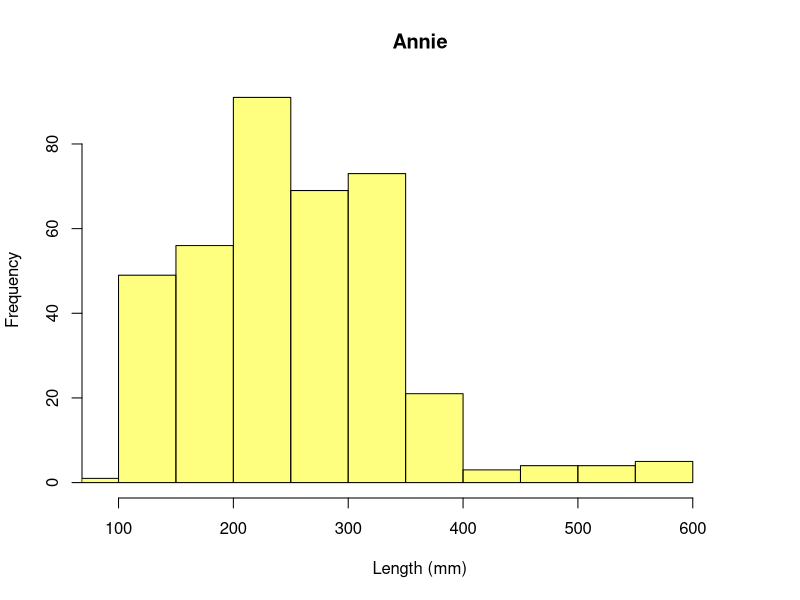
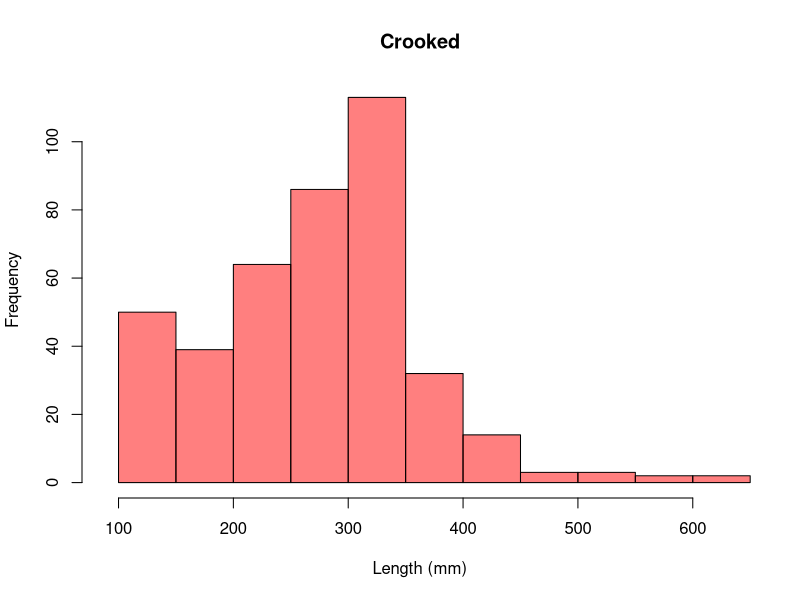
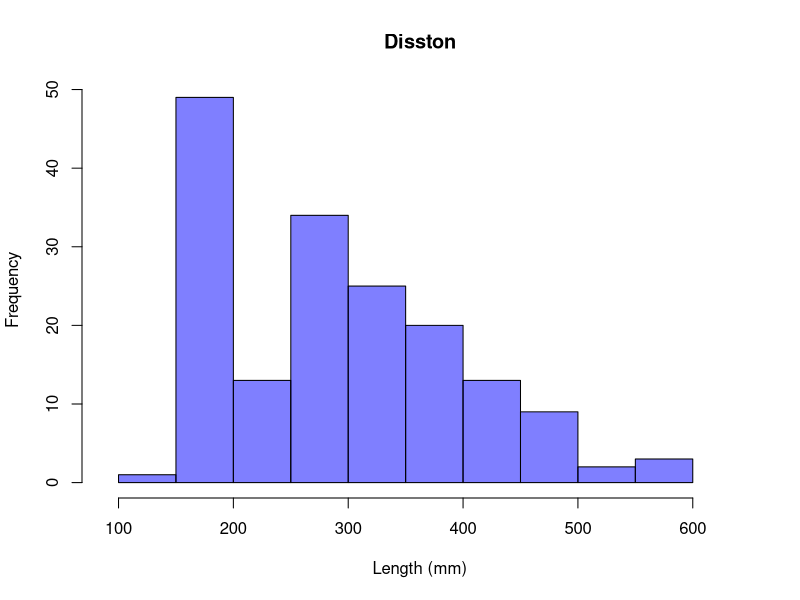
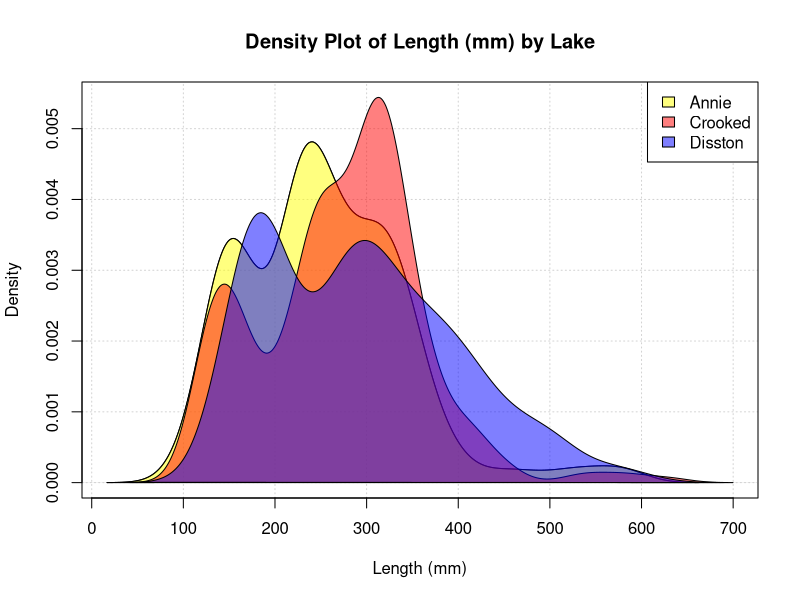
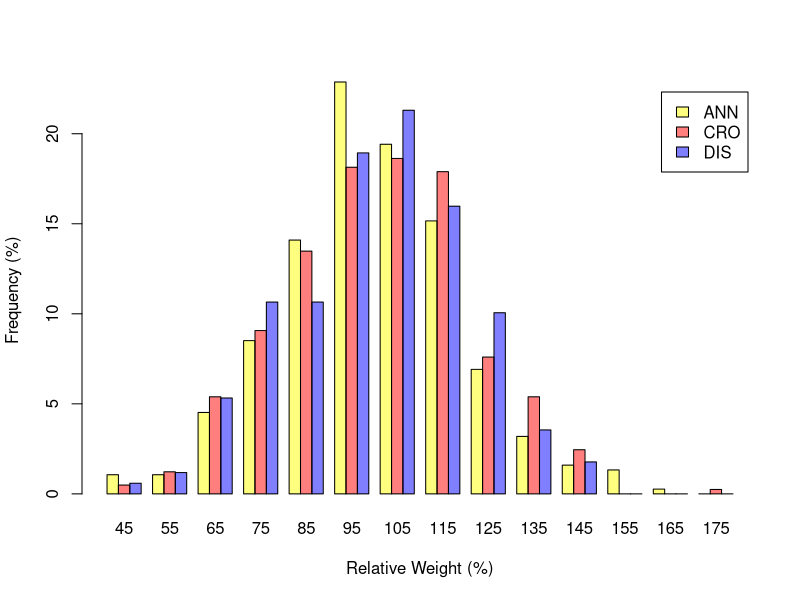
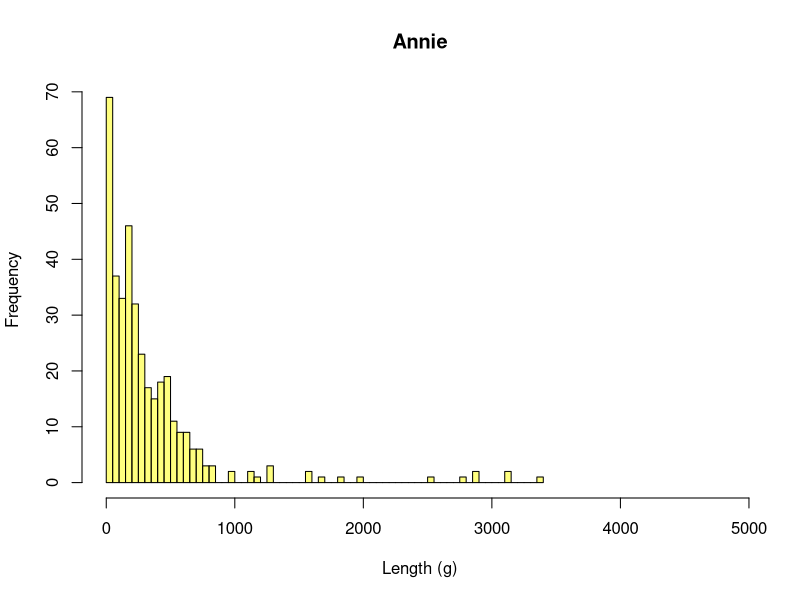
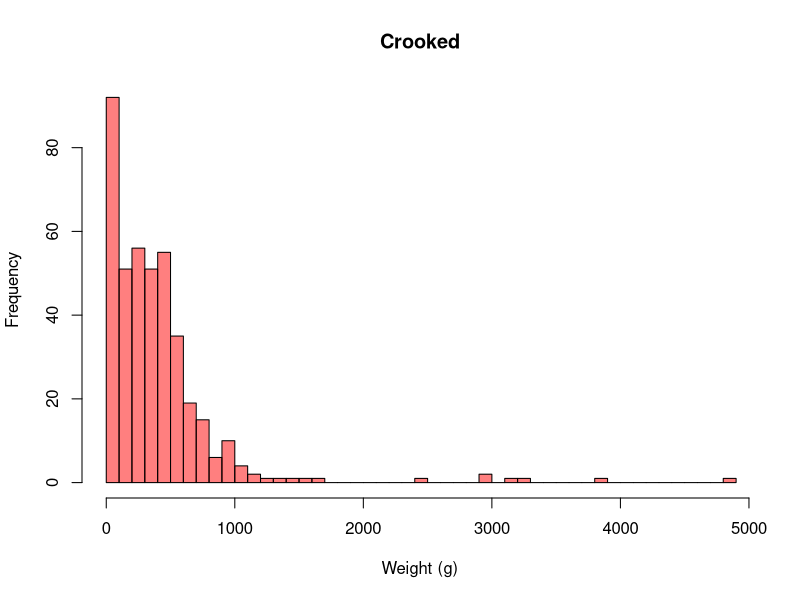
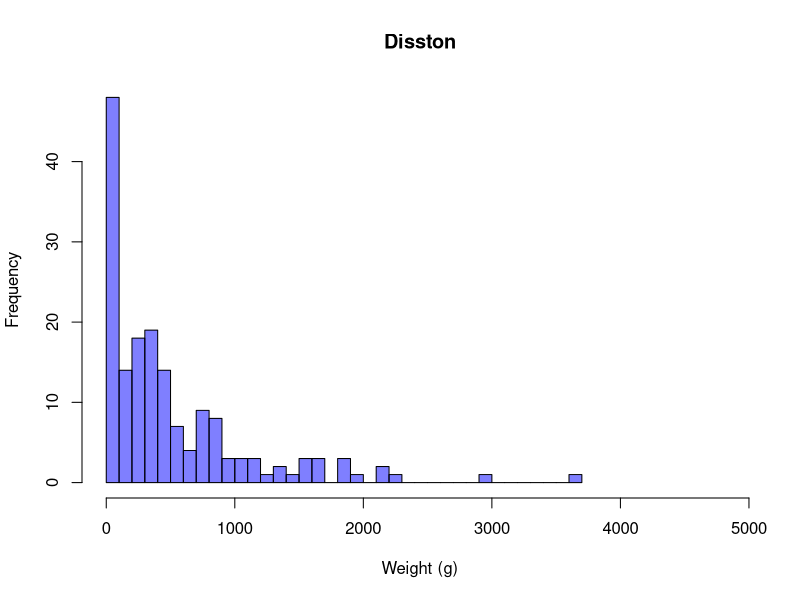

Generate these figures, in order, with R:
## ---- chunk 1
setwd("/workspaces/schooling/population_dynamics/lab_1/") 
lfdata <- read.table("data/LMB_size_structure.txt", header=T, sep="") 
head(lfdata)
## ---- chunk 2
# a nice function from Prof. Siders
col2rgbA<-function(color,transparency)
{
  rgb(t(col2rgb(color))/255,alpha=transparency) 
}

# get colors for our lakes (Annie, Crooked, and Disston)
col.lk <- col2rgbA(c('yellow','red','blue'), 0.5)
## ---- chunk 3
with(
    lfdata, {
        xlim=range(TL)
        hist(
            TL[Lake=="ANN"], main="Annie", col=col.lk[1],
            xlim=xlim, xlab="Length (mm)"
        )
        hist(
            TL[Lake=="CRO"], main="Crooked", col=col.lk[2],
            xlim=xlim, xlab="Length (mm)"
        )
        hist(
            TL[Lake=="DIS"], main="Disston", col=col.lk[3],
            xlim=xlim, xlab="Length (mm)"
        )
    }
)
## ---- chunk 4
with(
    lfdata, {
        densAnn <- density(TL[Lake=="ANN"])
        densCro <- density(TL[Lake=="CRO"])
        densDis <- density(TL[Lake=="DIS"])
        xlim <- range(densAnn$x, densCro$x, densDis$x)
        ylim <- range(densAnn$y, densCro$y, densDis$y)
        plot(
            densAnn, xlim=xlim, ylim=ylim, xlab="Length (mm)",
            main="Density Plot of Length (mm) by Lake",
            panel.first = grid() 
        )
        polygon(densAnn, density=-1, col=col.lk[1])
        polygon(densCro, density=-1, col=col.lk[2])
        polygon(densDis, density=-1, col=col.lk[3])
    }
)
legend("topright", legend=c("Annie","Crooked","Disston"),
       fill=col.lk)
## ---- chunk 5
lfdata$sizegrp <- cut(
    lfdata$TL, breaks=c(0, 200, 300, 380, 450, Inf),
    labels=c("S","Q","P","M","T"), right=FALSE
)
head(lfdata)
## ---- chunk 6
size_groups_by_lake <- xtabs(~sizegrp+Lake, data=lfdata)
size_groups_by_lake
## ---- chunk 7
prop_by_lake <- prop.table(size_groups_by_lake, margin=2)
prop_by_lake
## ---- chunk 8
size_groups <- xtabs(~sizegrp, data=lfdata)
size_groups
## ---- chunk 9
prop_overall <- prop.table(size_groups)
prop_overall
## ---- chunk 10
sweep(prop_by_lake, 1, prop_overall, "-")
## ---- chunk 11
chisq.test(lfdata$Lake, lfdata$sizegrp) 
## ---- chunk 12
do_chisq_test <- function(lakes) {
    mask <- lfdata$Lake %in% lakes
    pairwise <- lfdata[mask,]
    chisq.test(
        pairwise$Lake,
        pairwise$sizegrp
    )
}

do_chisq_test(c("ANN", "CRO"))
## ---- chunk 13
do_chisq_test(c("ANN", "DIS"))
## ---- chunk 14
do_chisq_test(c("CRO", "DIS"))
## ---- chunk 15
do_ks_test <- function(lakes) {
    mask <- lfdata$Lake %in% lakes
    pairwise <- lfdata[mask,]
    ks.test(
        as.integer(factor(pairwise$Lake)),
        as.integer(pairwise$sizegrp)
    )
}

do_ks_test(c("ANN", "CRO"))
## ---- chunk 16
do_ks_test(c("ANN", "DIS"))
## ---- chunk 17
do_ks_test(c("CRO", "DIS"))
## ---- chunk 18
a <- 10^-5.316
b <- 3.191
lfdata$WS <- a*lfdata$TL^b
lfdata$WR <- lfdata$Wt / lfdata$WS * 100
head(lfdata)
## ---- chunk 19
breaks <- seq(40,180,by=10)
wthA <- hist(
    lfdata$WR[lfdata$Lake=='ANN'],
    breaks=breaks,plot=FALSE
)
wthC <- hist(
    lfdata$WR[lfdata$Lake=='CRO'],
    breaks=breaks,plot=FALSE
)
wthD <- hist(
    lfdata$WR[lfdata$Lake=='DIS'],
    breaks=breaks,plot=FALSE
)
WtRelmat <- matrix(
    c(
        wthA$counts/sum(wthA$counts) * 100,
        wthC$counts/sum(wthC$counts) * 100,
        wthD$counts/sum(wthD$counts) * 100
    ), 
    nrow=3, ncol=length(wthA$counts), byrow=TRUE
)
rownames(WtRelmat) <- c('ANN','CRO','DIS')
colnames(WtRelmat) <- paste0("br.", wthA$mids)

barplot(
    WtRelmat, beside=TRUE, 
    names.arg=wthA$mids, 
    xlab='Relative Weight (%)',
    ylab='Frequency (%)', 
    col=col.lk, legend.text=c('ANN','CRO','DIS')
)
## ---- chunk 20
aggregate(WR~Lake, data=lfdata[lfdata$sizegrp == "T",], FUN=mean)
## ---- chunk 21
with(
    lfdata, {
        summary(aov(TL~Lake))
    }
)
## ---- chunk 22
do_aov <- function(lakes) {
    pairwise <- lfdata[lfdata$Lake %in% lakes,]
    with(
        pairwise, {
            summary(aov(TL~Lake))
        }
    )
}

do_aov(c("CRO", "DIS"))
## ---- chunk 23
do_aov(c("CRO", "ANN"))
## ---- chunk 24
do_aov(c("DIS", "ANN"))
## ---- chunk 25
lfdata$lWt <- log(lfdata$Wt, 10)
lfdata$lTL <- log(lfdata$TL, 10)
head(lfdata)
## ---- chunk 26
df <- lfdata[lfdata$Lake=="ANN",]
lm(df$lWt~df$lTL)
## ---- chunk 27
df <- lfdata[lfdata$Lake=="CRO",]
lm(df$lWt~df$lTL)
## ---- chunk 28
df <- lfdata[lfdata$Lake=="DIS",]
lm(df$lWt~df$lTL)
## ---- chunk 29
with(
    lfdata, {
        breaks <- 50
        xlim=range(Wt)
        hist(
            Wt[Lake=="ANN"], main="Annie", col=col.lk[1],
            xlim=xlim, xlab="Length (g)", breaks=breaks
        )
        hist(
            Wt[Lake=="CRO"], main="Crooked", col=col.lk[2],
            xlim=xlim, xlab="Weight (g)", breaks=breaks
        )
        hist(
            Wt[Lake=="DIS"], main="Disston", col=col.lk[3],
            xlim=xlim, xlab="Weight (g)", breaks=breaks
        )
    }
)
